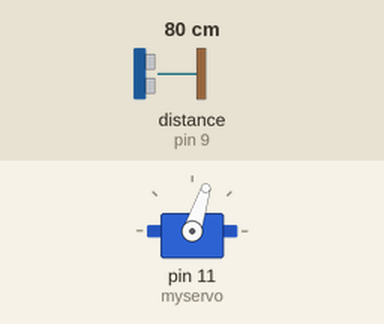
Simulated run of this sketch. Board: Arduino Uno, built with avr-gcc and run on an emulated ATmega328P. On the bench: servo. Wiring (inferred from the names in the program): ultrasonic range finder: trigger pin 8; echo pin 9. The test bench sets the inputs (shaded band); at power-on: distance to the obstacle (sensor on pin 9) 80 cm. The echo pulse lasts 58.3 µs per cm; what the sketch prints to the serial monitor is not drawn.

Above: at 1.2 s.
1.3 s: distance to the obstacle (sensor on pin 9) set to 2 cm
At 1.8 s:
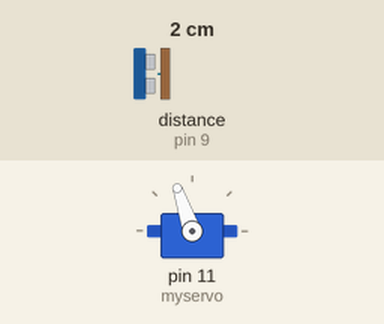
4.3 s: distance to the obstacle (sensor on pin 9) set to 250 cm
At 5.81 s:
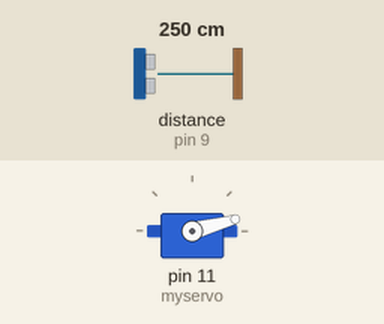
7.3 s: distance to the obstacle (sensor on pin 9) set to 9 cm
Timing chart, 0 to 16.3 s (numbered marks = the images above; inputs shaded):
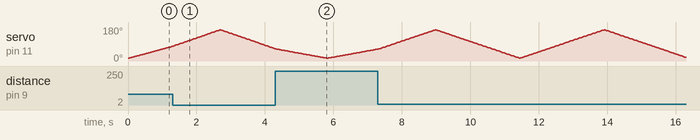

The sketch:

uino_object_detector_using_ultrasonic_sensor_and_servo_motor.ino
```cpp
#include<Servo.h>

#define trigPin 8
#define echoPin 9

long duration;
int distance ;

Servo myservo;

int calculateDistance()
{
  digitalWrite(trigPin,LOW);
  delayMicroseconds(2);
  digitalWrite(trigPin,HIGH);
  delayMicroseconds(10);
  digitalWrite(trigPin,LOW);
  duration = pulseIn(echoPin, HIGH);
  distance = duration*0.034/2;
  return distance;
}

void setup()
{
  pinMode(trigPin , OUTPUT);
  pinMode(echoPin, INPUT);
  myservo.attach(11);
  Serial.begin(9600);
}

void loop()
{
 int i ;
 for (i=15; i<=165; i++)
 {
  myservo.write(i);
  delay(15);
  calculateDistance();
  Serial.print(i);
  Serial.print(",");
  Serial.print(distance);
  Serial.print(".");
 }
 for(i=165; i>=15; i--)
 {
  myservo.write(i);
  delay(15);
  calculateDistance();
  Serial.print(i);
  Serial.print(",");
  Serial.print(distance);
  Serial.print(".");

 }
}
```
